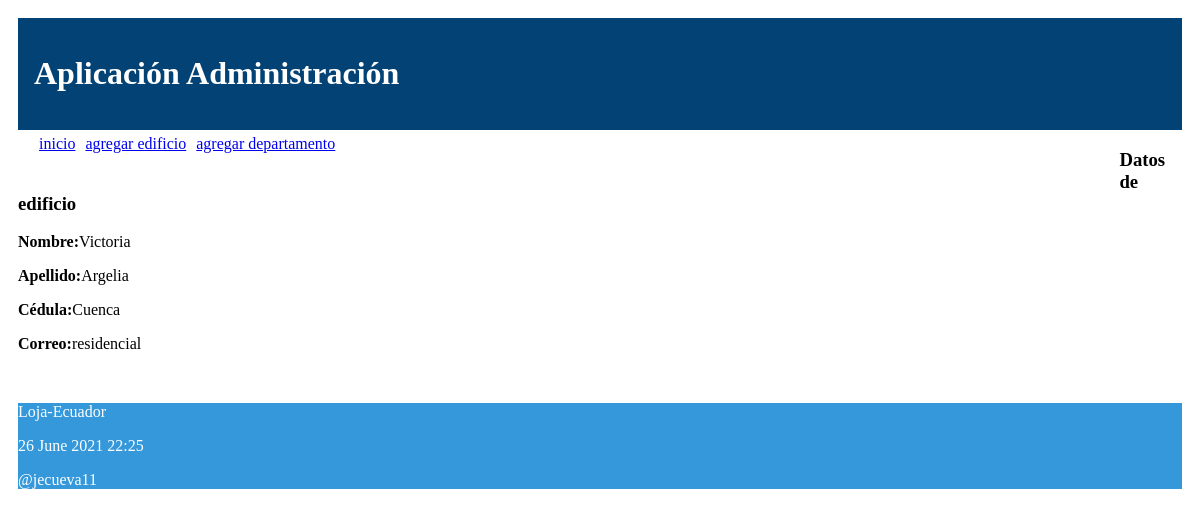
Page /edificio/11 on the committed database.
### administrativo/models.py (models this page shows, shortened)
class Edificio(models.Model):
    opciones_tipo = (
        ('residencial', 'Tipo residencial'),
        ('comercial', 'Tipo comercial'),
    )
    nombre = models.CharField(max_length=30)
    direccion = models.CharField(max_length=30)
    ciudad = models.CharField(max_length=30)
    tipo_edificio = models.CharField(max_length=30, \
        choices=opciones_tipo)

### administrativo/views.py (the view)
# urls.py: path('edificio/<int:id>', views.obtener_edificio,
def obtener_edificio(request, id):
    edificio = Edificio.objects.get(pk=id)
    informacion_template = {'edificio': edificio}
    return render(request, 'obtener_edificio.html', informacion_template)

### administrativo/templates/obtener_edificio.html (shortened to what this page needs)
{% extends "master.html" %}
{% block content %}
<h3>Datos de edificio</h3>
<p><b>Nombre:</b>{{edificio.nombre}}</p>
<p><b>Apellido:</b>{{edificio.direccion}}</p>
<p><b>Cédula:</b>{{edificio.ciudad}}</p>
<p><b>Correo:</b>{{edificio.tipo_edificio}}</p>
<br/>
{% endblock %}

### administrativo/static/css/estilos.css (style rules this page uses)
body { background: white; padding: 10px; }

### rows in the picture
Edificio: nombre "Victoria", direccion "Argelia", ciudad "Cuenca", tipo_edificio "residencial"
